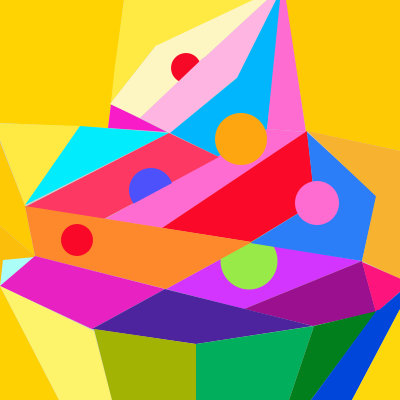
Frame 1 (no input)
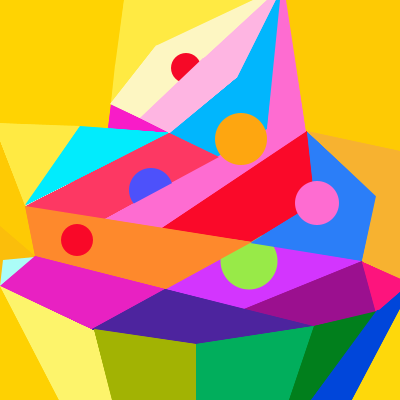
Frame 60 (the mouse pressed at the canvas centre just before this capture)
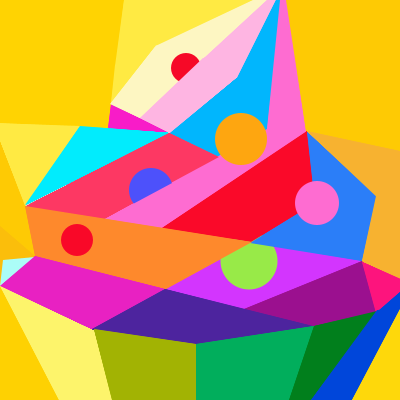
Frame 120 (the mouse held since frame 60 and released just before this capture)

The Processing sketch that drew these frames (run headless with seeded random() and noise(); from frame 60 on, the mouse is pressed at the canvas centre):

// Processing sketch: Muffin2_1
// ── Muffin2_1.pde
void setup() {
  //agrandar espacio de trabajo
  size(400, 400);
}

void draw() {
  //cuadrado amarillo izq sup
  fill(255, 211, 2);
  noStroke();
  quad(0, 0, 124, 0, 108, 128, 0, 123);

  //triangulo rosado izq sup
  fill(248, 28, 200);
  triangle(108, 128, 167, 132, 111, 104);

  //triangulo amarillo claro izq sup
  fill(255, 234, 67);
  triangle(124, 0, 254, 0, 115, 66);
  triangle(115, 65, 155.5, 46, 111, 103);

  //figura pastel sup
  fill(253, 246, 194);
  quad(253, 0, 267, 0, 205, 57, 155.5, 46);
  quad(156, 45.5, 205, 56.5, 140, 118, 110, 104);

  //circulo rojo sup
  fill(246, 9, 39);
  ellipse(186, 68, 30, 30);

  //figura rosa sup
  fill(254, 181, 226);
  quad(267, 0, 276, 0, 237, 78, 203, 59);
  quad(203, 58, 237, 77, 170, 133, 140, 118);

  //figura azul sup
  fill(1, 182, 253);
  quad(276, 0, 282, 0, 267, 130, 235, 82);
  quad(237, 78, 267, 130, 219, 157, 170, 133);

  //mitad 1 figura rosa grande sup
  fill(254, 108, 209);
  quad(280, 0, 287, 0, 306, 132, 267, 129);
  quad(267, 129, 306, 132, 162, 228, 105, 219);

  //circulo naranja sup
  fill(254, 166, 16);
  ellipse(241, 139, 52, 52);

  //cuadrado amarillo obscuro sup der
  fill(254, 202, 4);
  quad(286, 0, 400, 0, 400, 151, 306, 131);

  //triangulo amarillo claro izq sup
  fill(255, 234, 67);
  triangle(-6.5, 123, 80, 126, 25, 206);

  //triangulo celeste sup
  fill(1, 236, 253);
  triangle(80, 126, 169, 133, 25, 205);

  //rectangulo rosa-rojo
  fill(253, 56, 99);
  quad(169, 133, 219, 157, 104, 219, 25, 207);

  //circulo azul
  fill(77, 81, 251);
  ellipse(151, 190, 44, 44);
  fill(254, 108, 209);
  triangle(174, 182, 177, 212, 118, 212);

  //figura morada
  fill(211, 53, 254);
  quad(252, 242, 362, 261, 244, 309, 166, 289);

  //circulo verde limon
  fill(152, 234, 72);
  ellipse(249, 261, 57, 57);

  //figura roja
  fill(250, 9, 41);
  quad(307, 131, 315, 203, 251, 242, 162, 228);

  //figura azul
  fill(43, 126, 248);
  triangle(307, 132, 377, 196, 315, 204);
  quad(315, 203, 377, 195, 362, 261, 250, 243);

  //circulo rosa
  fill(254, 108, 209);
  ellipse(317, 203, 44, 44);

  //parte naranja der
  fill(247, 178, 48);
  triangle(307, 131, 400, 151, 400, 219);
  quad(376, 196, 400, 196, 400, 279, 362, 261);

  //figuras naranjas izq centro
  fill(254, 202, 4);
  quad(0, 142, 25, 206, 35, 256, 0, 226);
  fill(251, 190, 11);
  triangle(0, 226, 35, 256, 0, 285);

  //figura naranja oscuro medio
  fill(254, 137, 44);
  quad(25, 206, 252, 242, 166, 289, 35, 256);

  //circulo rojo
  fill(249, 8, 40);
  ellipse(77, 240, 32, 32);

  //figura morado oscuro
  fill(155, 16, 143);
  quad(362, 261, 376, 312, 313, 326, 244, 309);

  //triangulo rosa der cetro
  fill(253, 20, 125);
  triangle(362, 262, 410, 283, 376, 313);

  //triangluo celeste izq centro
  fill(171, 253, 247);
  triangle(3, 260, 35, 257, 0, 286);

  //figura morada izq inf
  fill(232, 33, 194);
  quad(35, 256, 165, 289, 92, 329, 0, 286);

  //figura morada-azul inf
  fill(77, 36, 158);
  quad(165, 289, 313, 326, 196, 344, 92, 329);

  //triangulo amarillo izq inf
  fill(254, 209, 2);
  triangle(0, 286, 59, 400, 0, 400);

  //figura amarilla clara izq inf
  fill(253, 244, 107);
  quad(0, 286, 94, 331, 112, 400, 59, 400);

  //figura verde pasto centro inf
  fill(162, 179, 3);
  quad(94, 329, 196, 344, 196, 400, 112, 400);

  //figura verde agua der inf
  fill(1, 174, 92);
  quad(196, 344, 314, 326, 289, 400, 196, 400);

  //figura verde oscuro der inf
  fill(1, 127, 28);
  quad(314, 326, 377, 311, 311, 400, 289, 400);

  //figura azul der inf
  fill(0, 70, 218);
  triangle(400, 292, 400, 310, 378, 311);
  quad(377, 310, 400, 309, 352, 400, 311, 400);

  //triangulo amarillo der inf
  fill(254, 216, 11);
  triangle(400, 309, 400, 400, 352, 400);

  //cambio de colores 1
  if (mousePressed && (mouseButton == LEFT)) {
    fill(221, 22, 222);
    ellipse(241, 139, 52, 52);
    fill(59, 55, 216);
    ellipse(77, 240, 32, 32);
    fill(252, 99, 71);
    quad(165, 289, 313, 326, 196, 344, 92, 329);
    fill(71, 252, 91);
    quad(0, 286, 94, 331, 112, 400, 59, 400);
    fill(8, 90, 17);
    quad(286, 0, 400, 0, 400, 151, 306, 131);
    fill(190, 109, 245);
    quad(0, 0, 124, 0, 108, 128, 0, 123);
  }
  //cambio de colores 2
  if (mousePressed && (mouseButton == RIGHT)) {
    fill(12, 34, 118);
    triangle(108, 128, 167, 132, 111, 104);
    fill(19, 10, 26);
    triangle(-6.5, 123, 80, 126, 25, 206);
    fill(56, 183, 50);
    triangle(80, 126, 169, 133, 25, 205);
    fill(255);
    quad(35, 256, 165, 289, 92, 329, 0, 286);
    fill(129, 16, 12);
    quad(362, 261, 376, 312, 313, 326, 244, 309);
    fill(165, 64, 30);
    quad(94, 329, 196, 344, 196, 400, 112, 400);
    fill(58, 75, 108);
    quad(196, 344, 314, 326, 289, 400, 196, 400);
    fill(250, 146, 250);
    quad(314, 326, 377, 311, 311, 400, 289, 400);
    fill(201, 24, 89);
    triangle(400, 309, 400, 400, 352, 400);
    fill(113, 113, 113);
    ellipse(317, 203, 44, 44);
  }

  //circulos random
  if (key=='a') {
    fill(random(255), random(255), random(255));
    ellipse(186, 68, 30, 30);
    ellipse(241, 139, 52, 52);
    ellipse(151, 190, 44, 44);
    ellipse(249, 261, 57, 57);
    ellipse(317, 203, 44, 44);
    ellipse(77, 240, 32, 32);
  }
}
